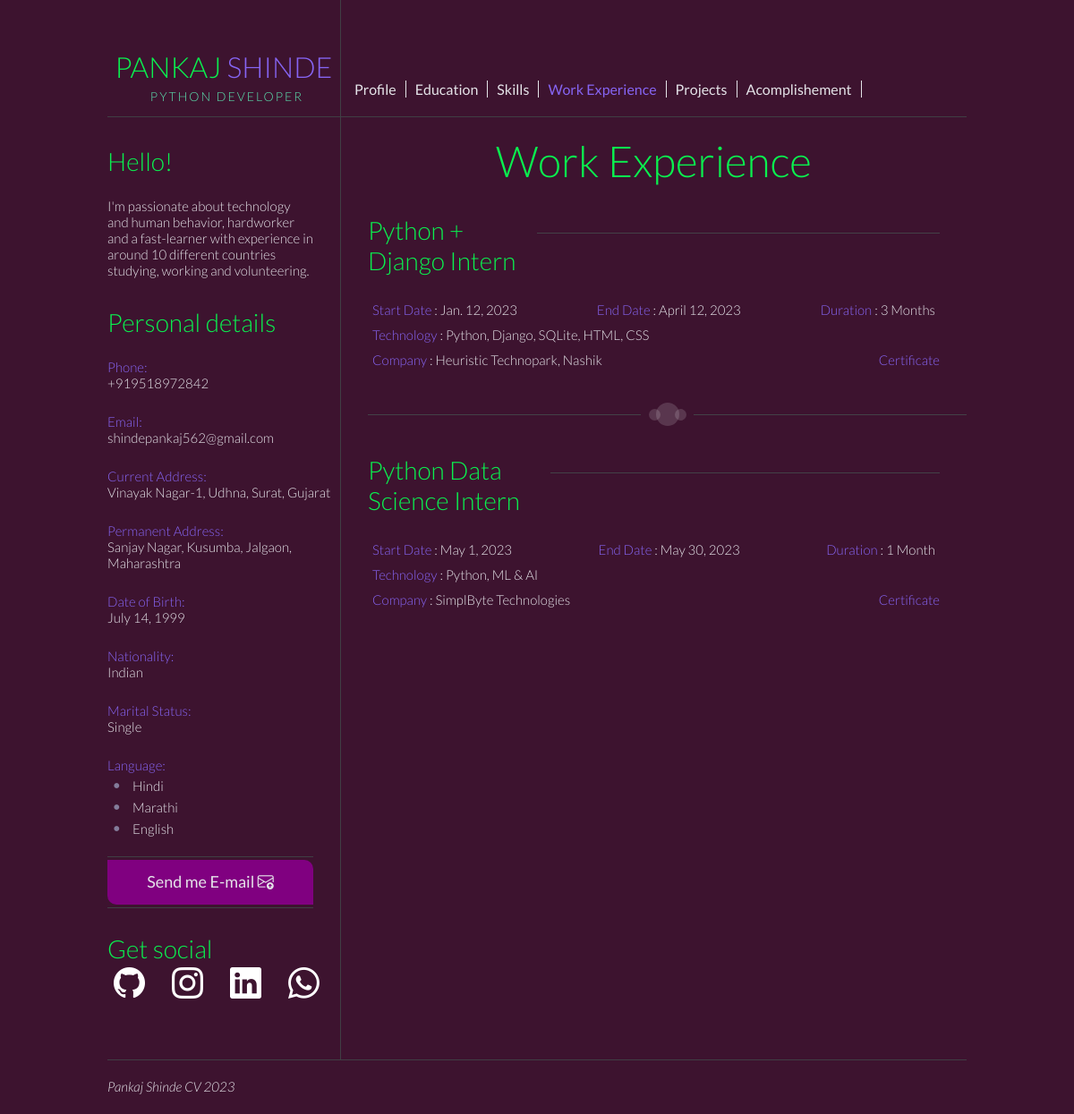
The app's page /experience/ with its own data.
### CV/models.py (models this page shows, shortened)
class PersonalDetailsModel(models.Model):
    id = models.AutoField(primary_key=True)
    first_name = models.CharField(max_length=100)
    last_name = models.CharField(max_length=100)
    occupation = models.CharField(max_length=100)
    hello_content = models.TextField()
    phone = models.CharField(max_length=15)
    email= models.EmailField(max_length=254)
    current_address = models.TextField()
    permanent_address = models.TextField()
    dob = models.DateField(auto_now=False, auto_now_add=False)
    gender = models.CharField(max_length=1, choices=(
        ('M', 'Male'), ('F', 'Female'), ('T', 'Other'),))
    nationality = models.CharField(max_length=50, default='Indian')
    marital_status = models.CharField(max_length=50, choices=(
        ('Single','SINGLE'), ('Married','MARRIED'), ('Widowed','WIDOWED'),))

class Language(models.Model):
    profile = models.ForeignKey(
        'PersonalDetailsModel', on_delete=models.CASCADE, blank=False)
    language = models.CharField(max_length=50)

class WorkExperience(models.Model):
    position = models.CharField(max_length=100)
    company = models.CharField(max_length=100)
    technology = models.CharField(max_length=200)
    info = models.TextField()
    source = models.URLField()

class WorkDuration(models.Model):
    experience = models.ForeignKey("WorkExperience", on_delete=models.CASCADE)
    startdate = models.DateField()
    enddate = models.DateField()
    dura=models.CharField(max_length=10)

### CV/views.py (the view)
# urls.py: path('experience/', experience, name='experience'),
def experience(request):
    experience = WorkExperience.objects.all()
    duration = WorkDuration.objects.all()
    for d in duration:
        if d.id == 1:
            dura1=d
        else:
            dura2=d
    for ex in experience:
        if ex.id == 1:
            exp1=ex
        else:
            exp2=ex
    context={
        'exp1':exp1,
        'dura1':dura1,
        'exp2':exp2,
        'dura2':dura2,
    }
    return render(request, "mainu/experience.html", context)

### CV/context_processors.py (called while the page is built)
def const_data(request):
    social = SocialLink.objects.all()
    for link in social:
        if link.id == 1:
            github=link
        if link.id == 2:
            linkedin=link
        if link.id == 3:
            insta=link
        if link.id == 4:
            whatsapp=link
    return {
        'github':github,
        'linkedin':linkedin,
        'insta':insta,
        'whatsapp':whatsapp,
        'user_object' : PersonalDetailsModel.objects.all(),
        'lang' : Language.objects.all(),
    }

### templates/mainu/experience.html (shortened to what this page needs)
{% extends "base/base.html" %}
{% load static %}
{% block content %}
<div id="content_container">
  <h1>Work Experience</h1>
    <div class="experience_block">
      <div class="hrl1"></div>
        <h2>{{ exp1.position }}</h2>
      <div class="d-flex">
        <p><span class="purple">Start Date</span> : {{ dura1.startdate }}</p>
        <p><span class="purple">End Date</span> : {{ dura1.enddate }}</p>
        <p><span class="purple">Duration</span> : {{ dura1.dura }}</p>
      </div>
      <div class="d-flex">
        <p><span class="purple">Technology</span> : {{ exp1.technology }}</p>
      </div>
      <div class="d-flex">
        <p><span class="purple">Company</span> : {{ exp1.company }}</p>
        <a class="purple" href="{{ exp1.source }}" style='text-decoration: none'>Certificate</a>
      </div>
    </div>
    <div class="horizontal_line">
      <div class="line_left"></div>
      <div class="left_circle"></div>
      <div class="central_circle"></div>
      <div class="right_circle"></div>
      <div class="line_right"></div>
    </div>
    <div class="last experience_block">
      <div class="hrl2"></div>
        <h2>{{ exp2.position }}</h2>
      <div class="d-flex">
        <p><span class="purple">Start Date</span> : {{ dura2.startdate }}</p>
        <p><span class="purple">End Date</span> : {{ dura2.enddate }}</p>
        <p><span class="purple">Duration</span> : {{ dura2.dura }}</p>
      </div>
      <div class="d-flex">
        <p><span class="purple">Technology</span> : {{ exp2.technology }}</p>
      </div>
      <div class="d-flex">
        <p><span class="purple">Company</span> : {{ exp2.company }}</p>
        <a class="purple" href="{{ exp2.source }}">Certificate</a>
      </div>
    </div>
</div>
{% endblock %}

### templates/base/base.html (shortened to what this page needs)
{% load static %}
<!DOCTYPE html>
<html lang="en">
  <head>
    <link rel="stylesheet" href="https://cdn.jsdelivr.net/npm/bootstrap-icons@1.11.1/font/bootstrap-icons.css">
    <link rel="stylesheet" href="/static/main.css">
  </head>
  <body>
		<div id="main_container">
        {% include "base/header.html" %}
        {% include "base/left_col.html" %}
        {% block content %}{% endblock content %}
      <div id="footer">
        {% for f in user_object %}
        <p class="footer_name">{{ f.first_name }} {{ f.last_name }} CV 2023</p>
        {% endfor %}
      </div>
		</div>
  </body>
</html>

### templates/base/header.html (shortened to what this page needs)
{% load static %}
<div id="header">
    {% for user in user_object %}
    <div class="header_logotype_container">
      <h1 class="logotype_name">{{ user.first_name }} <span class="purple">{{ user.last_name }}</span></h1>
      <h2 class="logotype_occupation">{{ user.occupation }}</h2>
    </div>
    {% endfor %}
    <div class="header_menu_container">
      <ul class="header_menu horizontal_list">
        <li><a class="{% if request.path == '/' %} purple {% endif %}" href="{% url "profile" %}">Profile</a></li>
        <li><a class="{% if request.path == '/education/' %} purple {% endif %}" href="{% url "education" %}">Education</a></li>
        <li><a class="{% if request.path == '/skills/' %} purple {% endif %}" href="{% url "skills" %}">Skills</a></li>
        <li><a class="{% if request.path == '/experience/' %} purple {% endif %}" href="{% url "experience" %}">Work Experience</a></li>
        <li><a class="{% if request.path == '/project/' %} purple {% endif %}" href="{% url "project" %}">Projects</a></li>
        <li><a class="{% if request.path == '/accomplishment/' %} purple {% endif %}" href="{% url "accomplishment" %}">Acomplishement</a></li>
      </ul>
    </div>
</div>

### templates/base/left_col.html (shortened to what this page needs)
{% load static %}
{% for user in user_object %}
  <div id="left_col">
    <div class="hello_content">
      <h2>Hello!</h2>
      <p>{{ user.hello_content}}</p>
    </div>
    <div class="contact_details_content">
      <h2>Personal details</h2>
      <p class="purple">Phone:</p>
      <p>{{ user.phone }}</p>
      <p class="purple">Email:</p>
      <p>{{ user.email }}</p>
      <p class="purple">Current Address:</p>
      <p>{{ user.current_address }}</p>
      <p class="purple">Permanent Address:</p>
      <p>{{ user.permanent_address }}</p>
      <p class="purple">Date of Birth:</p>
      <p>{{ user.dob }}</p>
      <p class="purple">Nationality:</p>
      <p>{{ user.nationality }}</p>
      <p class="purple">Marital Status:</p>
      <p>{{ user.marital_status }}</p>
      {% endfor %}
      <p class="purple">Language:</p>
      {% for l in lang %}
      <ul>
        <li>{{ l.language }}</li>
      </ul>
      {% endfor %}
    </div>
    {% for user in user_object %}
    <a href="mailto:{{ user.email }}" class="send_message_button">
      <p class="content">Send me E-mail <i class="bi bi-envelope-arrow-up"></i></p>
    </a>
    {% endfor %}
    <div class="get_social_content">
      <h2>Get social</h2>
      <ul class="social_icons horizontal_list">
        <li><a class="so_icons" href="{{ github.sorce }}"><i class="bi bi-github"></i></a></li>
        <li><a class="so_icons" href="{{ insta.sorce }}"><i class="bi bi-instagram"></i></a></li>
        <li><a class="so_icons" href="{{ linkedin.sorce }}"><i class="bi bi-linkedin"></i></a></li>
        <li><a class="so_icons" href="{{ whatsapp.sorce }}"><i class="bi bi-whatsapp"></i></a></li>
      </ul>
    </div>
  </div>

### static/main.css (style rules this page uses)
.purple { color: #8665f3; }
.d-flex { display: flex; justify-content: space-between; align-items: right; }
.d-flex p { margin: 5px; }
.horizontal_list { margin: 0; padding: 0; list-style-type: none; }
.horizontal_list li { float: left ; }
.horizontal_list li:before { content: none; }
.horizontal_list li { padding-left: 0; text-indent: 0; }
.horizontal_line { margin: 34px 0 0 30px; height: 26px; position: relative; }
.line_left, .line_right { border-top: 1px solid #434247; width: 305px; margin-top: 13px; }
.line_left { float: left; }
.line_right { float: right; }
.left_circle, .central_circle, .right_circle { background: rgb(69,68,73); background: rgba(255,255,255, 0.15); position: absolute; border-radius: 50px; }
.left_circle, .right_circle { width: 13px; height: 13px; top: 7px; }
.left_circle { left: 314px; }
.central_circle { width: 26px; height: 26px; top: 0px; left: 322px; }
.right_circle { left: 343px; }
body { background: #3d132f; margin: 0; }
span { color: #8665f3; }
h1,h2,h3, h4 { font-family: 'Lato', Helvetica, sans-serif; font-weight: 300; color: #0af14f; }
h1 { font-size: 48px; font-weight: 300; text-align: center; margin: 20px 0; }
h2 { font-size: 28px; margin: 32px 0 24px; }
blockquote, p , a, li { font-family: 'Lato', Helvetica, sans-serif; font-weight: 300; font-size: 15px; color: #e4e3e8; }
ul { list-style: none; padding:0; margin:0; }
li { padding-left: 1em; text-indent: -.7em; }
li:before { content: "• "; color: #837c9a; font-size: 20px; padding-right: 8px; }
#main_container { width: 960px; margin: 0 auto; }
#header { height: 130px; border-bottom: 1px solid #403F44; }
.header_logotype_container { width: 260px; height: 130px; border-right: 1px solid #403F44; float: left; }
.header_menu_container { height: 130px; width: 699px; float: left; }
.header_menu_container a { font-family: 'Lato', Helvetica, sans-serif; }
#left_col { width: 260px; float: left; }
#content_container { width: 699px; border-left: 1px solid #403F44; float: left; }
#footer { width: 960px; height: 60px; border-top: 1px solid #403F44; display: inline-block; }
.logotype_name { text-transform: uppercase; font-size: 32px; margin: 55px 0 0; }
.logotype_occupation { text-transform: uppercase; margin-top: 5px; color: #5ce2af; font-size: 14px; text-align: center; letter-spacing: 2px; padding-left: 7px; }
.header_menu { width: 699px; margin-top: 90px; margin-left: 5px; }
.header_menu a { text-decoration: none; padding: 0 10px; border-right: 1px solid #e4e3e8; font-size: 16px; font-weight: 400; }
.hello_content, .contact_details_content { margin-top: 25px; }
.hello_content { width: 230px; }
.contact_details_content h2 + p.purple { margin-top: 10px; }
.contact_details_content p { margin: 0; }
.contact_details_content p.purple { margin-top: 25px; }
.send_message_button, .special_button { margin-top: 25px; display: block; color: white; background: purple; width: 230px; height: 50px; position: relative; z-index: 1; border-top-right-radius: 10px; border-bottom-left-radius: 10px; }
.content { text-align: center; width: 100%; height: 40px; position: absolute; z-index: 2; font: 18px 'Lato', Arial, sans-serif; margin: 0; padding: 16px 0 0; top: -4px; bottom: 10px; border-top: 1px solid #403F44; border-bottom: 1px solid #403F44; }
.get_social_content { margin-top: 15px; }
.get_social_content h2 { margin-bottom: 8px; }
.social_icons { margin: -8px; }
.social_icons a { font-size: 35px; text-decoration: none; color: #fff; margin: 10px; padding: 0 5px; }
.footer_name { font-style: italic; margin-top: 20px; }
.d-flex { display: flex; justify-content: space-between; align-items: center; }
.skills_block .hrl1,.hrl2,.hrl3,.hrl4,.hrl5 { border-top: 1px solid #434247; float: right; margin-top: 20px; }
.hrl1 { width: 350px; }
.hrl2 { width: 485px; }
.experience_block { margin: 25px 30px; }
.experience_block .hrl1,.hrl2 { border-top: 1px solid #434247; float: right; margin-top: 20px; }
.hrl2 { width: 305px; }
.experience_block a { text-decoration: none; color: #8665f3; }
.last.experience_block { margin-bottom: 500px; }
.project_block .hrl1,.hrl2 { border-top: 1px solid #434247; float: right; margin-top: 20px; }
.hrl1 { width: 450px; }
.hrl2 { width: 435px; }

### records on screen
PersonalDetailsModel: first_name "PANKAJ", last_name "SHINDE", occupation "PYTHON DEVELOPER", hello_content "I'm passionate about technology and human behavior, hardworker and a fast-learner with experience in around 10 different countries studying, working and volunteering.", phone "+919518972842", email "shindepankaj562@gmail.com", current_address "Vinayak Nagar-1, Udhna, Surat, Gujarat", permanent_address "Sanjay Nagar, Kusumba, Jalgaon, Maharashtra", dob "July 14, 1999", nationality "Indian", marital_status "Single", first_name "Pankaj", last_name "Shinde"
Language: language "Hindi"
Language: language "Marathi"
Language: language "English"
WorkExperience: position "Python + Django Intern", technology "Python, Django, SQLite, HTML, CSS", company "Heuristic Technopark, Nashik"
WorkDuration: startdate "Jan. 12, 2023", enddate "April 12, 2023", dura "3 Months"
WorkExperience: position "Python Data Science Intern", technology "Python, ML & AI", company "SimplByte Technologies"
WorkDuration: startdate "May 1, 2023", enddate "May 30, 2023", dura "1 Month"
